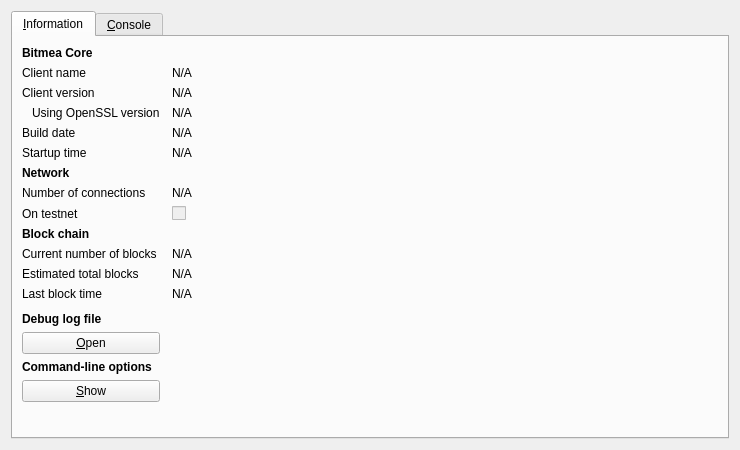
<?xml version="1.0" encoding="UTF-8"?>
<ui version="4.0">
 <class>RPCConsole</class>
 <widget class="QDialog" name="RPCConsole">
  <property name="geometry">
   <rect>
    <x>0</x>
    <y>0</y>
    <width>740</width>
    <height>450</height>
   </rect>
  </property>
  <property name="windowTitle">
   <string>Bitmea - Debug window</string>
  </property>
  <layout class="QVBoxLayout" name="verticalLayout_2">
   <item>
    <widget class="QTabWidget" name="tabWidget">
     <property name="currentIndex">
      <number>0</number>
     </property>
     <widget class="QWidget" name="tab_info">
      <attribute name="title">
       <string>&amp;Information</string>
      </attribute>
      <layout class="QGridLayout" name="gridLayout" columnstretch="0,1">
       <property name="horizontalSpacing">
        <number>12</number>
       </property>
       <item row="0" column="0">
        <widget class="QLabel" name="label_9">
         <property name="font">
          <font>
           <weight>75</weight>
           <bold>true</bold>
          </font>
         </property>
         <property name="text">
          <string>Bitmea Core</string>
         </property>
        </widget>
       </item>
       <item row="1" column="0">
        <widget class="QLabel" name="label_5">
         <property name="text">
          <string>Client name</string>
         </property>
        </widget>
       </item>
       <item row="1" column="1">
        <widget class="QLabel" name="clientName">
         <property name="cursor">
          <cursorShape>IBeamCursor</cursorShape>
         </property>
         <property name="text">
          <string>N/A</string>
         </property>
         <property name="textFormat">
          <enum>Qt::PlainText</enum>
         </property>
         <property name="textInteractionFlags">
          <set>Qt::LinksAccessibleByMouse|Qt::TextSelectableByKeyboard|Qt::TextSelectableByMouse</set>
         </property>
        </widget>
       </item>
       <item row="2" column="0">
        <widget class="QLabel" name="label_6">
         <property name="text">
          <string>Client version</string>
         </property>
        </widget>
       </item>
       <item row="2" column="1">
        <widget class="QLabel" name="clientVersion">
         <property name="cursor">
          <cursorShape>IBeamCursor</cursorShape>
         </property>
         <property name="text">
          <string>N/A</string>
         </property>
         <property name="textFormat">
          <enum>Qt::PlainText</enum>
         </property>
         <property name="textInteractionFlags">
          <set>Qt::LinksAccessibleByMouse|Qt::TextSelectableByKeyboard|Qt::TextSelectableByMouse</set>
         </property>
        </widget>
       </item>
       <item row="3" column="0">
        <widget class="QLabel" name="label_14">
         <property name="text">
          <string>Using OpenSSL version</string>
         </property>
         <property name="indent">
          <number>10</number>
         </property>
        </widget>
       </item>
       <item row="3" column="1">
        <widget class="QLabel" name="openSSLVersion">
         <property name="cursor">
          <cursorShape>IBeamCursor</cursorShape>
         </property>
         <property name="text">
          <string>N/A</string>
         </property>
         <property name="textFormat">
          <enum>Qt::PlainText</enum>
         </property>
         <property name="textInteractionFlags">
          <set>Qt::LinksAccessibleByMouse|Qt::TextSelectableByKeyboard|Qt::TextSelectableByMouse</set>
         </property>
        </widget>
       </item>
       <item row="4" column="0">
        <widget class="QLabel" name="label_12">
         <property name="text">
          <string>Build date</string>
         </property>
        </widget>
       </item>
       <item row="4" column="1">
        <widget class="QLabel" name="buildDate">
         <property name="cursor">
          <cursorShape>IBeamCursor</cursorShape>
         </property>
         <property name="text">
          <string>N/A</string>
         </property>
         <property name="textFormat">
          <enum>Qt::PlainText</enum>
         </property>
         <property name="textInteractionFlags">
          <set>Qt::LinksAccessibleByMouse|Qt::TextSelectableByKeyboard|Qt::TextSelectableByMouse</set>
         </property>
        </widget>
       </item>
       <item row="5" column="0">
        <widget class="QLabel" name="label_13">
         <property name="text">
          <string>Startup time</string>
         </property>
        </widget>
       </item>
       <item row="5" column="1">
        <widget class="QLabel" name="startupTime">
         <property name="cursor">
          <cursorShape>IBeamCursor</cursorShape>
         </property>
         <property name="text">
          <string>N/A</string>
         </property>
         <property name="textFormat">
          <enum>Qt::PlainText</enum>
         </property>
         <property name="textInteractionFlags">
          <set>Qt::LinksAccessibleByMouse|Qt::TextSelectableByKeyboard|Qt::TextSelectableByMouse</set>
         </property>
        </widget>
       </item>
       <item row="6" column="0">
        <widget class="QLabel" name="label_11">
         <property name="font">
          <font>
           <weight>75</weight>
           <bold>true</bold>
          </font>
         </property>
         <property name="text">
          <string>Network</string>
         </property>
        </widget>
       </item>
       <item row="7" column="0">
        <widget class="QLabel" name="label_7">
         <property name="text">
          <string>Number of connections</string>
         </property>
        </widget>
       </item>
       <item row="7" column="1">
        <widget class="QLabel" name="numberOfConnections">
         <property name="cursor">
          <cursorShape>IBeamCursor</cursorShape>
         </property>
         <property name="text">
          <string>N/A</string>
         </property>
         <property name="textFormat">
          <enum>Qt::PlainText</enum>
         </property>
         <property name="textInteractionFlags">
          <set>Qt::LinksAccessibleByMouse|Qt::TextSelectableByKeyboard|Qt::TextSelectableByMouse</set>
         </property>
        </widget>
       </item>
       <item row="8" column="0">
        <widget class="QLabel" name="label_8">
         <property name="text">
          <string>On testnet</string>
         </property>
        </widget>
       </item>
       <item row="8" column="1">
        <widget class="QCheckBox" name="isTestNet">
         <property name="enabled">
          <bool>false</bool>
         </property>
         <property name="text">
          <string/>
         </property>
        </widget>
       </item>
       <item row="9" column="0">
        <widget class="QLabel" name="label_10">
         <property name="font">
          <font>
           <weight>75</weight>
           <bold>true</bold>
          </font>
         </property>
         <property name="text">
          <string>Block chain</string>
         </property>
        </widget>
       </item>
       <item row="10" column="0">
        <widget class="QLabel" name="label_3">
         <property name="text">
          <string>Current number of blocks</string>
         </property>
        </widget>
       </item>
       <item row="10" column="1">
        <widget class="QLabel" name="numberOfBlocks">
         <property name="cursor">
          <cursorShape>IBeamCursor</cursorShape>
         </property>
         <property name="text">
          <string>N/A</string>
         </property>
         <property name="textFormat">
          <enum>Qt::PlainText</enum>
         </property>
         <property name="textInteractionFlags">
          <set>Qt::LinksAccessibleByMouse|Qt::TextSelectableByKeyboard|Qt::TextSelectableByMouse</set>
         </property>
        </widget>
       </item>
       <item row="11" column="0">
        <widget class="QLabel" name="label_4">
         <property name="text">
          <string>Estimated total blocks</string>
         </property>
        </widget>
       </item>
       <item row="11" column="1">
        <widget class="QLabel" name="totalBlocks">
         <property name="cursor">
          <cursorShape>IBeamCursor</cursorShape>
         </property>
         <property name="text">
          <string>N/A</string>
         </property>
         <property name="textFormat">
          <enum>Qt::PlainText</enum>
         </property>
         <property name="textInteractionFlags">
          <set>Qt::LinksAccessibleByMouse|Qt::TextSelectableByKeyboard|Qt::TextSelectableByMouse</set>
         </property>
        </widget>
       </item>
       <item row="12" column="0">
        <widget class="QLabel" name="label_2">
         <property name="text">
          <string>Last block time</string>
         </property>
        </widget>
       </item>
       <item row="12" column="1">
        <widget class="QLabel" name="lastBlockTime">
         <property name="cursor">
          <cursorShape>IBeamCursor</cursorShape>
         </property>
         <property name="text">
          <string>N/A</string>
         </property>
         <property name="textFormat">
          <enum>Qt::PlainText</enum>
         </property>
         <property name="textInteractionFlags">
          <set>Qt::LinksAccessibleByMouse|Qt::TextSelectableByKeyboard|Qt::TextSelectableByMouse</set>
         </property>
        </widget>
       </item>
       <item row="13" column="0">
        <spacer name="verticalSpacer_2">
         <property name="orientation">
          <enum>Qt::Vertical</enum>
         </property>
         <property name="sizeHint" stdset="0">
          <size>
           <width>20</width>
           <height>20</height>
          </size>
         </property>
        </spacer>
       </item>
       <item row="14" column="0">
        <widget class="QLabel" name="labelDebugLogfile">
         <property name="font">
          <font>
           <weight>75</weight>
           <bold>true</bold>
          </font>
         </property>
         <property name="text">
          <string>Debug log file</string>
         </property>
        </widget>
       </item>
       <item row="15" column="0">
        <widget class="QPushButton" name="openDebugLogfileButton">
         <property name="toolTip">
          <string>Open the Bitmea debug log file from the current data directory. This can take a few seconds for large log files.</string>
         </property>
         <property name="text">
          <string>&amp;Open</string>
         </property>
         <property name="autoDefault">
          <bool>false</bool>
         </property>
        </widget>
       </item>
       <item row="16" column="0">
        <widget class="QLabel" name="labelCLOptions">
         <property name="font">
          <font>
           <weight>75</weight>
           <bold>true</bold>
          </font>
         </property>
         <property name="text">
          <string>Command-line options</string>
         </property>
        </widget>
       </item>
       <item row="17" column="0">
        <widget class="QPushButton" name="showCLOptionsButton">
         <property name="toolTip">
          <string>Show the Bitmea-Qt help message to get a list with possible Bitmea command-line options.</string>
         </property>
         <property name="text">
          <string>&amp;Show</string>
         </property>
         <property name="autoDefault">
          <bool>false</bool>
         </property>
        </widget>
       </item>
       <item row="18" column="0">
        <spacer name="verticalSpacer">
         <property name="orientation">
          <enum>Qt::Vertical</enum>
         </property>
         <property name="sizeHint" stdset="0">
          <size>
           <width>20</width>
           <height>40</height>
          </size>
         </property>
        </spacer>
       </item>
      </layout>
     </widget>
     <widget class="QWidget" name="tab_console">
      <attribute name="title">
       <string>&amp;Console</string>
      </attribute>
      <layout class="QVBoxLayout" name="verticalLayout_3">
       <property name="spacing">
        <number>3</number>
       </property>
       <item>
        <widget class="QTextEdit" name="messagesWidget">
         <property name="minimumSize">
          <size>
           <width>0</width>
           <height>100</height>
          </size>
         </property>
         <property name="readOnly">
          <bool>true</bool>
         </property>
         <property name="tabKeyNavigation" stdset="0">
          <bool>false</bool>
         </property>
         <property name="columnCount" stdset="0">
          <number>2</number>
         </property>
        </widget>
       </item>
       <item>
        <layout class="QHBoxLayout" name="horizontalLayout">
         <property name="spacing">
          <number>3</number>
         </property>
         <item>
          <widget class="QLabel" name="label">
           <property name="text">
            <string notr="true">&gt;</string>
           </property>
          </widget>
         </item>
         <item>
          <widget class="QLineEdit" name="lineEdit"/>
         </item>
         <item>
          <widget class="QPushButton" name="clearButton">
           <property name="maximumSize">
            <size>
             <width>24</width>
             <height>24</height>
            </size>
           </property>
           <property name="toolTip">
            <string>Clear console</string>
           </property>
           <property name="text">
            <string/>
           </property>
           <property name="icon">
            <iconset resource="../bitcoin.qrc">
             <normaloff>:/icons/remove</normaloff>:/icons/remove</iconset>
           </property>
           <property name="shortcut">
            <string notr="true">Ctrl+L</string>
           </property>
           <property name="autoDefault">
            <bool>false</bool>
           </property>
          </widget>
         </item>
        </layout>
       </item>
      </layout>
     </widget>
    </widget>
   </item>
  </layout>
 </widget>
 <resources>
  <include location="../bitcoin.qrc"/>
 </resources>
 <connections/>
</ui>
